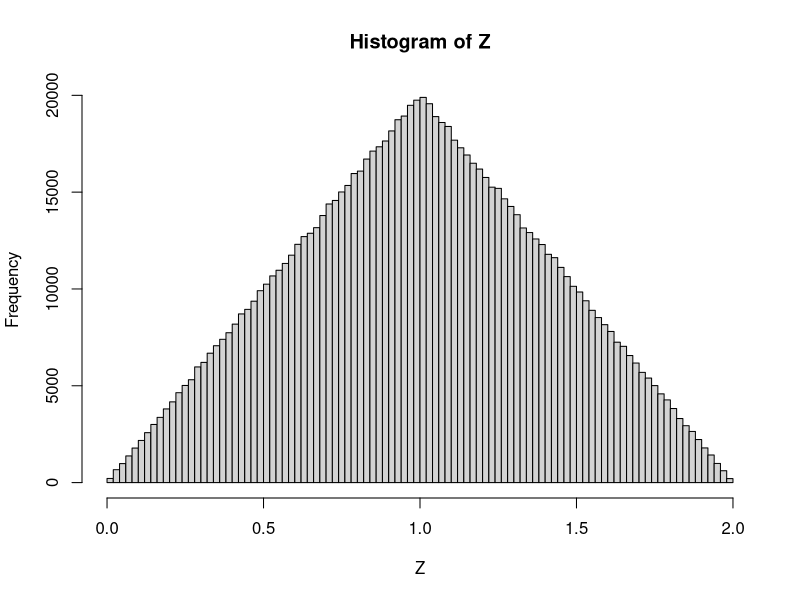

Recreate this plot in R.
## ---- chunk 1
B <- runif(1)
C <- runif(1)

B
C
help(runif)
## ---- chunk 2
B <- runif(1000000)
C <- runif(1000000)
Z <- B+C
hist(Z, breaks=100)
